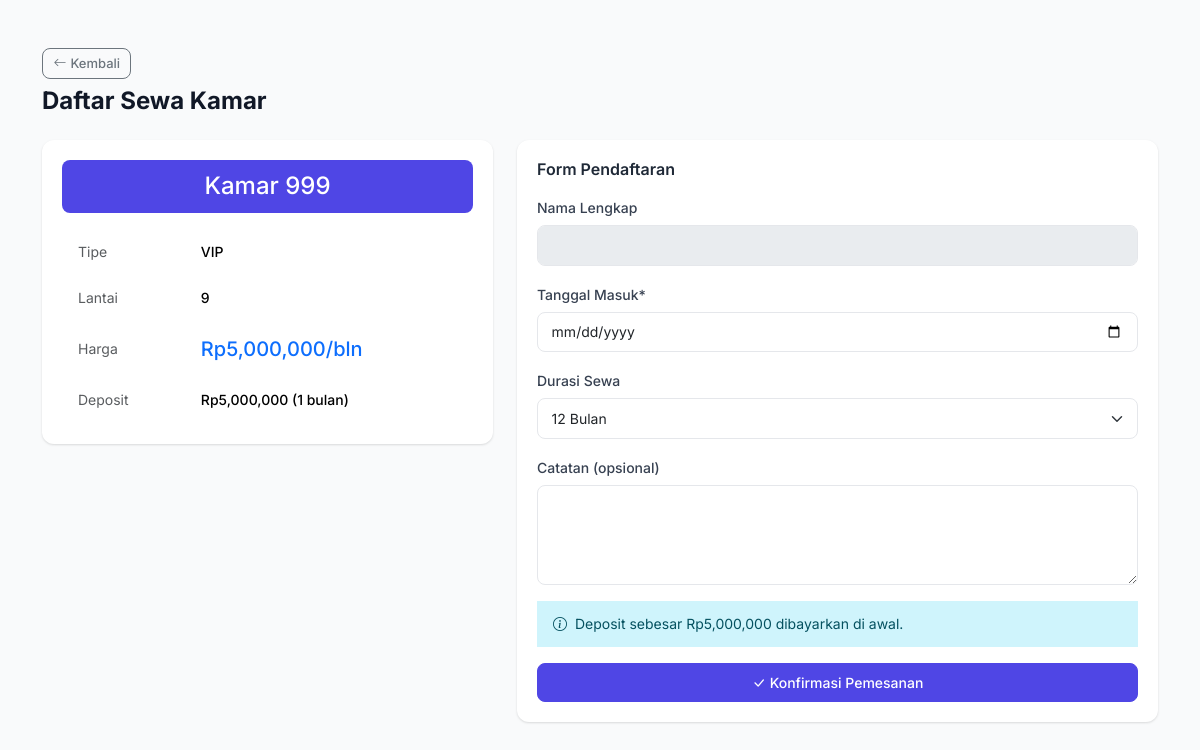
/onboarding/daftar/7, run on an earlier commit of the app's database.
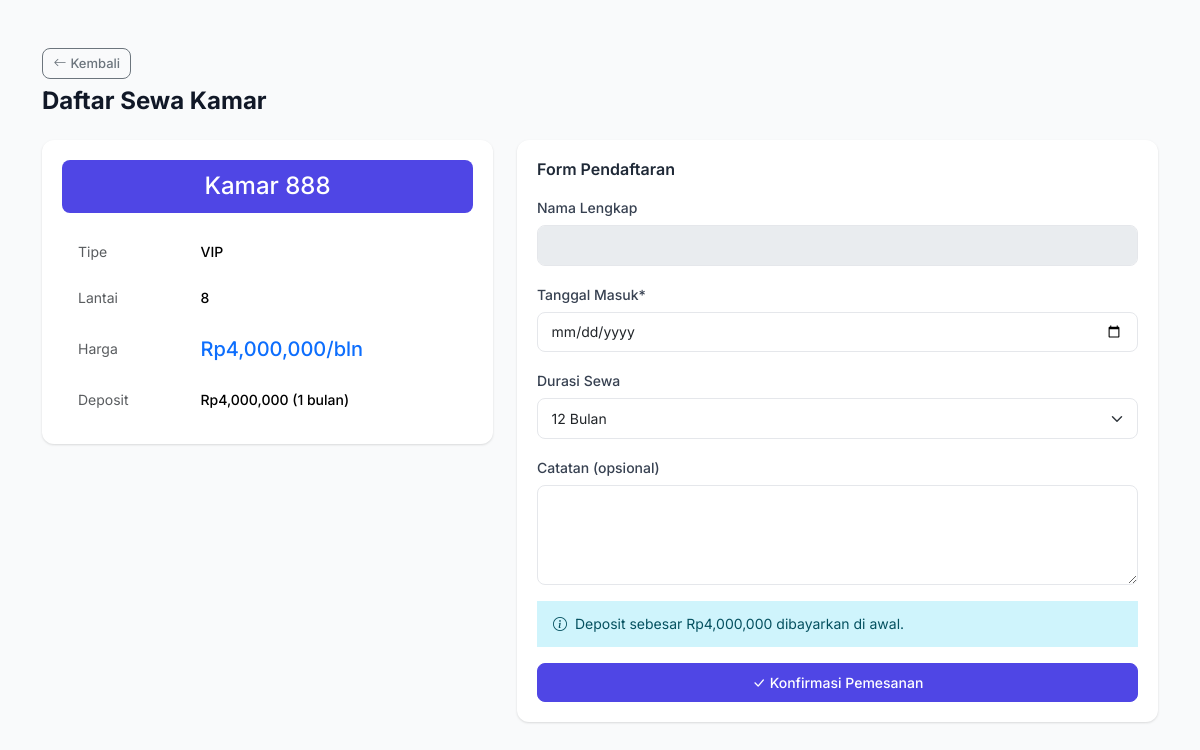
And on a later commit of the database.
### models.py (models this page shows, shortened)
class Room(db.Model):
    __tablename__ = "rooms"
    id = db.Column(db.Integer, primary_key=True)
    nomor_kamar = db.Column(db.String(10), unique=True, nullable=False)
    lantai = db.Column(db.Integer, default=1)
    tipe = db.Column(db.String(50), default="Reguler")
    harga_per_bulan = db.Column(db.Float, nullable=False)
    ukuran = db.Column(db.String(50))
    fasilitas = db.Column(db.Text)
    status = db.Column(db.String(20), default="tersedia")
    deskripsi = db.Column(db.Text)
    created_at = db.Column(db.DateTime, default=datetime.utcnow)
    bookings = db.relationship("Booking", backref="room", lazy="dynamic")
    maintenance_requests = db.relationship("MaintenanceRequest", backref="room", lazy="dynamic")

### routes/onboarding.py (the view, shortened to what this page needs)
@onboarding_bp.route("/daftar/<int:room_id>", methods=["GET", "POST"])
def daftar(room_id):
    room = Room.query.get_or_404(room_id)
    if room.status != "tersedia":
        flash("Kamar sudah tidak tersedia.", "warning")
        return redirect(url_for("onboarding.index"))
    return render_template("onboarding/daftar.html", room=room)

### app.py (called while the page is built)
def create_app():
    app = Flask(__name__)
    app.config.from_object("config.Config")
    db.init_app(app)
    login_manager.init_app(app)
    csrf.init_app(app)
    login_manager.login_view = "auth.login"
    login_manager.login_message = "Silakan login terlebih dahulu."
    from models import User
    @login_manager.user_loader
    def load_user(user_id):
        return User.query.get(int(user_id))
    @app.context_processor
    def inject_now():
        from datetime import datetime
        return {"now": datetime.now()}
    @app.context_processor
    def inject_utility():
        from datetime import date
        return {"date_today": date.today()}
    from routes import register_routes
    register_routes(app)
    with app.app_context():
        db.create_all()
    return app

### templates/onboarding/daftar.html (shortened to what this page needs)
{% extends "base.html" %}
{% block content %}
<div class="container py-4">
    <div class="page-header">
        <a href="{{ url_for('onboarding.index') }}" class="btn btn-outline-secondary btn-sm mb-2">
            <i class="bi bi-arrow-left me-1"></i>Kembali
        </a>
        <h1>Daftar Sewa Kamar</h1>
    </div>
    <div class="row g-4">
        <div class="col-md-5">
            <div class="card border-0">
                <div class="card-body">
                    <div class="text-center mb-3">
                        <div class="room-header" style="background:var(--primary);color:white;padding:.75rem 1rem;border-radius:var(--radius-sm)">
                            <h4 class="mb-0">Kamar {{ room.nomor_kamar }}</h4>
                        </div>
                    </div>
                    <table class="table table-borderless">
                        <tr>
                            <td class="text-muted">Tipe</td>
                            <td class="fw-medium">{{ room.tipe }}</td>
                        </tr>
                        <tr>
                            <td class="text-muted">Lantai</td>
                            <td class="fw-medium">{{ room.lantai }}</td>
                        </tr>
                        <tr>
                            <td class="text-muted">Harga</td>
                            <td class="fw-medium text-primary fs-5">Rp{{ "{:,.0f}".format(room.harga_per_bulan) }}/bln</td>
                        </tr>
                        <tr>
                            <td class="text-muted">Deposit</td>
                            <td class="fw-medium">Rp{{ "{:,.0f}".format(room.harga_per_bulan) }} (1 bulan)</td>
                        </tr>
                    </table>
                </div>
            </div>
        </div>
        <div class="col-md-7">
            <div class="card border-0">
                <div class="card-body">
                    <h5 class="card-title mb-3">Form Pendaftaran</h5>
                    <form method="POST">
                        <div class="mb-3">
                            <label class="form-label">Nama Lengkap</label>
                            <input type="text" class="form-control" value="{{ current_user.nama_lengkap }}" disabled>
                        </div>
                        <div class="mb-3">
                            <label class="form-label">Tanggal Masuk*</label>
                            <input type="date" name="tanggal_masuk" class="form-control" required
                                min="{{ date_today.isoformat() }}">
                        </div>
                        <div class="mb-3">
                            <label class="form-label">Durasi Sewa</label>
                            <select name="durasi" class="form-select">
                                <option value="12" selected>12 Bulan</option>
                            </select>
                        </div>
                        <div class="mb-3">
                            <label class="form-label">Catatan (opsional)</label>
                            <textarea name="deposit_catatan" class="form-control" rows="2"></textarea>
                        </div>
                        <div class="alert alert-info">
                            <i class="bi bi-info-circle me-1"></i>
                            Deposit sebesar Rp{{ "{:,.0f}".format(room.harga_per_bulan) }} dibayarkan di awal.
                        </div>
                        <div class="d-grid gap-2">
                            <button type="submit" class="btn btn-primary btn-lg">
                                <i class="bi bi-check-lg me-1"></i>Konfirmasi Pemesanan
                            </button>
                        </div>
                    </form>
                </div>
            </div>
        </div>
    </div>
</div>
{% endblock %}

What changed in the data, as far as the page shows it:
changed Room "VIP": nomor_kamar "999" → "888"; lantai "9" → "8"; harga_per_bulan "5,000,000" → "4,000,000"
